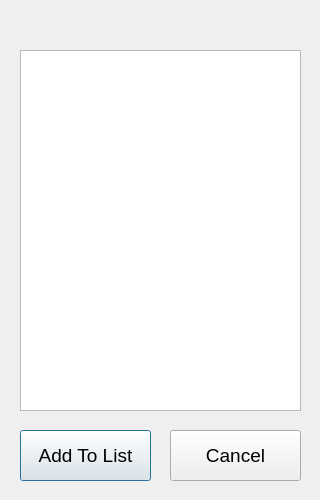
<?xml version="1.0" encoding="UTF-8"?>
<ui version="4.0">
 <class>Dialog</class>
 <widget class="QDialog" name="Dialog">
  <property name="geometry">
   <rect>
    <x>0</x>
    <y>0</y>
    <width>320</width>
    <height>500</height>
   </rect>
  </property>
  <property name="windowTitle">
   <string>Species List</string>
  </property>
  <widget class="QListWidget" name="listWidget">
   <property name="geometry">
    <rect>
     <x>20</x>
     <y>50</y>
     <width>281</width>
     <height>361</height>
    </rect>
   </property>
   <property name="font">
    <font>
     <pointsize>12</pointsize>
    </font>
   </property>
  </widget>
  <widget class="QPushButton" name="pushButton">
   <property name="geometry">
    <rect>
     <x>20</x>
     <y>430</y>
     <width>131</width>
     <height>51</height>
    </rect>
   </property>
   <property name="font">
    <font>
     <pointsize>14</pointsize>
    </font>
   </property>
   <property name="text">
    <string>Add To List</string>
   </property>
  </widget>
  <widget class="QPushButton" name="pushButton_2">
   <property name="geometry">
    <rect>
     <x>170</x>
     <y>430</y>
     <width>131</width>
     <height>51</height>
    </rect>
   </property>
   <property name="font">
    <font>
     <pointsize>14</pointsize>
    </font>
   </property>
   <property name="text">
    <string>Cancel</string>
   </property>
  </widget>
 </widget>
 <resources/>
 <connections/>
</ui>
